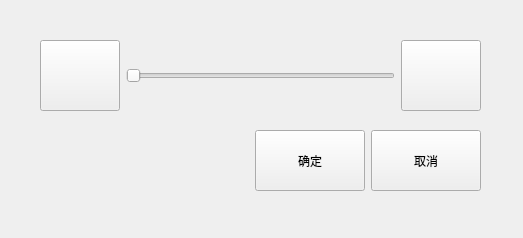
<?xml version="1.0" encoding="UTF-8"?>
<ui version="4.0">
 <class>frmDeviceControl</class>
 <widget class="QWidget" name="frmDeviceControl">
  <property name="geometry">
   <rect>
    <x>0</x>
    <y>0</y>
    <width>523</width>
    <height>238</height>
   </rect>
  </property>
  <property name="windowTitle">
   <string>Form</string>
  </property>
  <property name="styleSheet">
   <string notr="true"/>
  </property>
  <layout class="QVBoxLayout" name="verticalLayout">
   <property name="spacing">
    <number>0</number>
   </property>
   <property name="leftMargin">
    <number>0</number>
   </property>
   <property name="topMargin">
    <number>0</number>
   </property>
   <property name="rightMargin">
    <number>0</number>
   </property>
   <property name="bottomMargin">
    <number>0</number>
   </property>
   <item>
    <widget class="QWidget" name="widgetMain" native="true">
     <widget class="QWidget" name="widget_2" native="true">
      <property name="geometry">
       <rect>
        <x>40</x>
        <y>40</y>
        <width>441</width>
        <height>71</height>
       </rect>
      </property>
      <layout class="QHBoxLayout" name="horizontalLayout">
       <property name="leftMargin">
        <number>0</number>
       </property>
       <property name="topMargin">
        <number>0</number>
       </property>
       <property name="rightMargin">
        <number>0</number>
       </property>
       <property name="bottomMargin">
        <number>0</number>
       </property>
       <item>
        <widget class="QPushButton" name="btnSub">
         <property name="sizePolicy">
          <sizepolicy hsizetype="Minimum" vsizetype="Expanding">
           <horstretch>0</horstretch>
           <verstretch>0</verstretch>
          </sizepolicy>
         </property>
         <property name="minimumSize">
          <size>
           <width>80</width>
           <height>0</height>
          </size>
         </property>
         <property name="maximumSize">
          <size>
           <width>80</width>
           <height>16777215</height>
          </size>
         </property>
         <property name="text">
          <string/>
         </property>
        </widget>
       </item>
       <item>
        <widget class="QSlider" name="slider">
         <property name="sizePolicy">
          <sizepolicy hsizetype="Expanding" vsizetype="Preferred">
           <horstretch>0</horstretch>
           <verstretch>0</verstretch>
          </sizepolicy>
         </property>
         <property name="orientation">
          <enum>Qt::Horizontal</enum>
         </property>
        </widget>
       </item>
       <item>
        <widget class="QPushButton" name="btnAdd">
         <property name="sizePolicy">
          <sizepolicy hsizetype="Minimum" vsizetype="Expanding">
           <horstretch>0</horstretch>
           <verstretch>0</verstretch>
          </sizepolicy>
         </property>
         <property name="minimumSize">
          <size>
           <width>80</width>
           <height>0</height>
          </size>
         </property>
         <property name="maximumSize">
          <size>
           <width>80</width>
           <height>16777215</height>
          </size>
         </property>
         <property name="text">
          <string/>
         </property>
        </widget>
       </item>
      </layout>
     </widget>
     <widget class="QWidget" name="widget" native="true">
      <property name="geometry">
       <rect>
        <x>40</x>
        <y>130</y>
        <width>441</width>
        <height>61</height>
       </rect>
      </property>
      <layout class="QHBoxLayout" name="horizontalLayout_2">
       <property name="leftMargin">
        <number>0</number>
       </property>
       <property name="topMargin">
        <number>0</number>
       </property>
       <property name="rightMargin">
        <number>0</number>
       </property>
       <property name="bottomMargin">
        <number>0</number>
       </property>
       <item>
        <widget class="QLabel" name="labValue">
         <property name="sizePolicy">
          <sizepolicy hsizetype="Expanding" vsizetype="Preferred">
           <horstretch>0</horstretch>
           <verstretch>0</verstretch>
          </sizepolicy>
         </property>
         <property name="text">
          <string/>
         </property>
        </widget>
       </item>
       <item>
        <widget class="QPushButton" name="btnOk">
         <property name="sizePolicy">
          <sizepolicy hsizetype="Minimum" vsizetype="Expanding">
           <horstretch>0</horstretch>
           <verstretch>0</verstretch>
          </sizepolicy>
         </property>
         <property name="minimumSize">
          <size>
           <width>110</width>
           <height>0</height>
          </size>
         </property>
         <property name="text">
          <string>确定</string>
         </property>
        </widget>
       </item>
       <item>
        <widget class="QPushButton" name="btnCancel">
         <property name="sizePolicy">
          <sizepolicy hsizetype="Minimum" vsizetype="Expanding">
           <horstretch>0</horstretch>
           <verstretch>0</verstretch>
          </sizepolicy>
         </property>
         <property name="minimumSize">
          <size>
           <width>110</width>
           <height>0</height>
          </size>
         </property>
         <property name="text">
          <string>取消</string>
         </property>
        </widget>
       </item>
      </layout>
     </widget>
    </widget>
   </item>
  </layout>
 </widget>
 <resources/>
 <connections/>
</ui>
